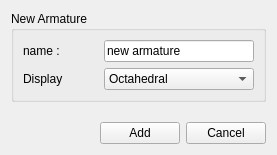
<?xml version="1.0" encoding="UTF-8"?>
<ui version="4.0">
 <class>FGECreateArmaturePropertiesForm</class>
 <widget class="QWidget" name="FGECreateArmaturePropertiesForm">
  <property name="geometry">
   <rect>
    <x>0</x>
    <y>0</y>
    <width>277</width>
    <height>155</height>
   </rect>
  </property>
  <property name="windowTitle">
   <string>Form</string>
  </property>
  <layout class="QGridLayout" name="gridLayout_2">
   <item row="0" column="0" colspan="3">
    <widget class="QGroupBox" name="groupBox_2">
     <property name="title">
      <string>New Armature</string>
     </property>
     <layout class="QGridLayout" name="gridLayout">
      <item row="0" column="0">
       <widget class="QLabel" name="label_7">
        <property name="maximumSize">
         <size>
          <width>160</width>
          <height>16777215</height>
         </size>
        </property>
        <property name="text">
         <string>name :</string>
        </property>
       </widget>
      </item>
      <item row="0" column="1" colspan="2">
       <widget class="QLineEdit" name="name_object_lineEdit">
        <property name="text">
         <string>new armature</string>
        </property>
       </widget>
      </item>
      <item row="1" column="0">
       <widget class="QLabel" name="label">
        <property name="text">
         <string>Display</string>
        </property>
       </widget>
      </item>
      <item row="1" column="1" colspan="2">
       <widget class="QComboBox" name="display_type_comboBox">
        <item>
         <property name="text">
          <string>Octahedral</string>
         </property>
        </item>
        <item>
         <property name="text">
          <string>Stick</string>
         </property>
        </item>
        <item>
         <property name="text">
          <string>B-Bone</string>
         </property>
        </item>
        <item>
         <property name="text">
          <string>Envelope</string>
         </property>
        </item>
        <item>
         <property name="text">
          <string>Wire</string>
         </property>
        </item>
       </widget>
      </item>
     </layout>
    </widget>
   </item>
   <item row="1" column="1">
    <spacer name="verticalSpacer">
     <property name="orientation">
      <enum>Qt::Vertical</enum>
     </property>
     <property name="sizeHint" stdset="0">
      <size>
       <width>20</width>
       <height>3</height>
      </size>
     </property>
    </spacer>
   </item>
   <item row="2" column="0">
    <spacer name="horizontalSpacer">
     <property name="orientation">
      <enum>Qt::Horizontal</enum>
     </property>
     <property name="sizeHint" stdset="0">
      <size>
       <width>74</width>
       <height>20</height>
      </size>
     </property>
    </spacer>
   </item>
   <item row="2" column="1">
    <widget class="QPushButton" name="create_pushButton">
     <property name="text">
      <string>Add</string>
     </property>
    </widget>
   </item>
   <item row="2" column="2">
    <widget class="QPushButton" name="cancel_pushButton">
     <property name="text">
      <string>Cancel</string>
     </property>
    </widget>
   </item>
  </layout>
 </widget>
 <resources/>
 <connections/>
</ui>
